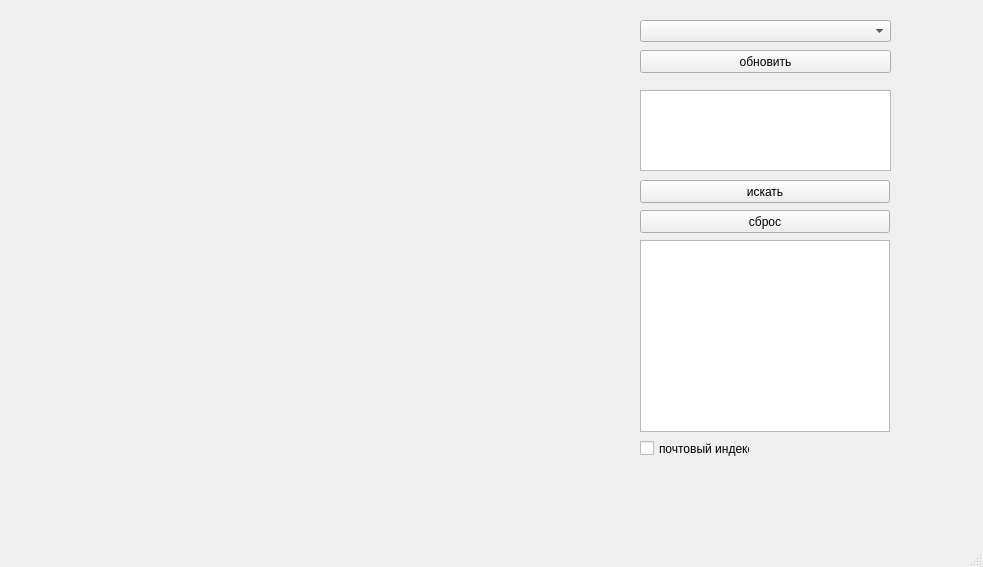
<?xml version="1.0" encoding="UTF-8"?>
<ui version="4.0">
 <class>MainWindow</class>
 <widget class="QMainWindow" name="MainWindow">
  <property name="geometry">
   <rect>
    <x>0</x>
    <y>0</y>
    <width>983</width>
    <height>567</height>
   </rect>
  </property>
  <property name="windowTitle">
   <string>MainWindow</string>
  </property>
  <widget class="QWidget" name="centralwidget">
   <widget class="QLabel" name="img">
    <property name="geometry">
     <rect>
      <x>10</x>
      <y>10</y>
      <width>600</width>
      <height>450</height>
     </rect>
    </property>
    <property name="text">
     <string/>
    </property>
   </widget>
   <widget class="QComboBox" name="comboBox">
    <property name="geometry">
     <rect>
      <x>640</x>
      <y>20</y>
      <width>251</width>
      <height>22</height>
     </rect>
    </property>
   </widget>
   <widget class="QPushButton" name="pushButton">
    <property name="geometry">
     <rect>
      <x>640</x>
      <y>50</y>
      <width>251</width>
      <height>23</height>
     </rect>
    </property>
    <property name="text">
     <string>обновить</string>
    </property>
   </widget>
   <widget class="QTextEdit" name="textEdit">
    <property name="geometry">
     <rect>
      <x>640</x>
      <y>90</y>
      <width>251</width>
      <height>81</height>
     </rect>
    </property>
   </widget>
   <widget class="QPushButton" name="pushButton_find">
    <property name="geometry">
     <rect>
      <x>640</x>
      <y>180</y>
      <width>250</width>
      <height>23</height>
     </rect>
    </property>
    <property name="text">
     <string>искать</string>
    </property>
   </widget>
   <widget class="QPushButton" name="pushButton_clear">
    <property name="geometry">
     <rect>
      <x>640</x>
      <y>210</y>
      <width>250</width>
      <height>23</height>
     </rect>
    </property>
    <property name="text">
     <string>сброс</string>
    </property>
   </widget>
   <widget class="QTextBrowser" name="adres">
    <property name="geometry">
     <rect>
      <x>640</x>
      <y>240</y>
      <width>250</width>
      <height>192</height>
     </rect>
    </property>
   </widget>
   <widget class="QCheckBox" name="checkBox">
    <property name="geometry">
     <rect>
      <x>640</x>
      <y>440</y>
      <width>110</width>
      <height>17</height>
     </rect>
    </property>
    <property name="text">
     <string>почтовый индекс</string>
    </property>
   </widget>
  </widget>
  <widget class="QStatusBar" name="statusbar"/>
 </widget>
 <resources/>
 <connections/>
</ui>
